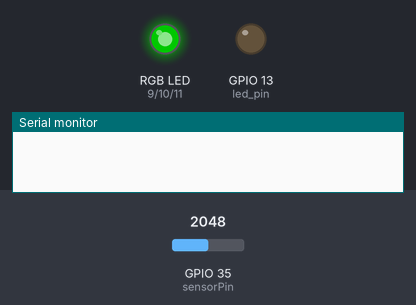
Recording of a sketch running on a simulated ESP32-S3. Parts: an RGB LED mixed from three pins (HIGH = lit), output pins drawn as LEDs (lit = HIGH), the last lines printed to the serial monitor. The test bench sets the inputs (shaded band); at power-on: GPIO 35 (sensorPin) = 2048. Dim RGB values are drawn brighter than linear; random numbers use the default seed unless the sketch sets one.

Above: at 1.2 s.
1.3 s: GPIO 35 (sensorPin) set to 33
At 2.6 s:
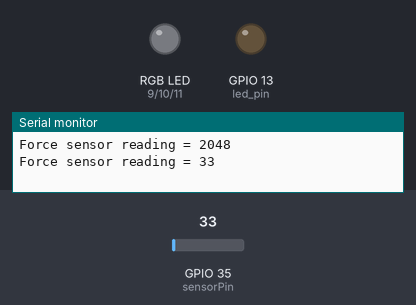
4.2 s: GPIO 35 (sensorPin) set to 27
At 6.1 s:
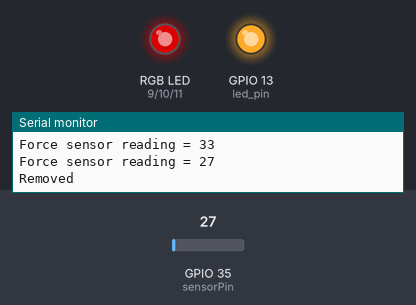
Timing chart, 0 to 7.6 s (numbered marks = the images above; inputs shaded):
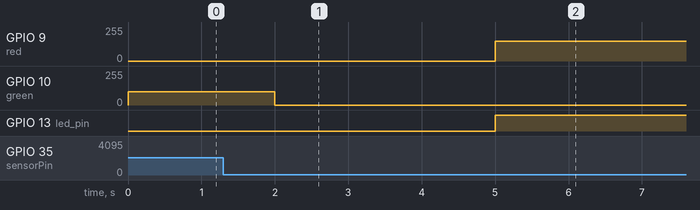

Measured:
- the behaviour switches between 31 and 30 on GPIO 35 (sensorPin) (found by bisection; images 1 and 2)
- after the input at 4.2 s, GPIO 9 (red): 0/255 → 149/255 after 0.80 s; GPIO 13 (led_pin): LOW → HIGH after 0.80 s

The sketch:

Sensor.ino
```cpp
int red = 9;
int green = 10;
int blue = 11;
int led_pin = 13;

// --- ESP32 LEDC PWM Setup ---
const int redChannel_sensor = 9;
const int greenChannel_sensor = 10;
const int blueChannel_sensor = 11;
const int freq_sensor = 5000;
const int resolution_sensor = 8;
// --- End ESP32 Setup ---

int redBrightness = 0;
int greenBrightness = 0;
int blueBrightness = 0;
int randomColor;

int begin = 1;

// Define the ADC pin for the sensor. I think GPIO 35 is a good choice for ESP32.
const int sensorPin = 35;

void setup() {
  Serial.begin(9600);
  // GPIO36 as a placeholder again
  randomSeed(analogRead(36));
  randomColor = random(1, 5);

  // --- ESP32 LEDC PWM Initialization ---
  ledcSetup(redChannel_sensor, freq_sensor, resolution_sensor);
  ledcSetup(greenChannel_sensor, freq_sensor, resolution_sensor);
  ledcSetup(blueChannel_sensor, freq_sensor, resolution_sensor);
  ledcAttachPin(red, redChannel_sensor);
  ledcAttachPin(green, greenChannel_sensor);
  ledcAttachPin(blue, blueChannel_sensor);
  // --- End ESP32 Initialization ---

  pinMode(led_pin, OUTPUT);
}

void loop() {
  int analogReading = analogRead(sensorPin);
  if (begin == 1){
    begin = 0;
    while(analogRead(sensorPin) <= 50){
      redBrightness = 150;
      blueBrightness = 0;
      greenBrightness = 0;

      ledcWrite(redChannel_sensor, redBrightness);
      ledcWrite(greenChannel_sensor, greenBrightness);
      ledcWrite(blueChannel_sensor, blueBrightness);
      Serial.println("Error State");

      delay(250);
      ledcWrite(redChannel_sensor, 0);
      delay(250);
    }
    ledcWrite(redChannel_sensor, 0);
    ledcWrite(greenChannel_sensor, 100);
    delay(2000);
    ledcWrite(greenChannel_sensor, 0);
  }

  Serial.print("Force sensor reading = ");
  Serial.println(analogReading);

  if(analogReading <= 30){
    delay(500);
    if(analogRead(sensorPin) <= 30){
      Serial.println("Removed");

      digitalWrite(led_pin, HIGH);
      if(randomColor == 1)
      {
        redBrightness = 150;
        blueBrightness = 0;
        greenBrightness = 0;
      }
      else if(randomColor == 2)
      {
        redBrightness = 0;
        blueBrightness = 150;
        greenBrightness = 0;
      }
      else if(randomColor == 3)
      {
        redBrightness = 0;
        blueBrightness = 0;
        greenBrightness = 100;
      }
      else
      {
        redBrightness = 200;
        blueBrightness = 150;
        greenBrightness = 0;
      }

      // --- ESP32 LEDC PWM Write ---
      ledcWrite(redChannel_sensor, redBrightness);
      ledcWrite(greenChannel_sensor, greenBrightness);
      ledcWrite(blueChannel_sensor, blueBrightness);
      // --- End ESP32 Write ---

      delay(3000); // Original bad behavior preserved
    }
  }

  delay(500); // Original bad behavior preserved
}
```
